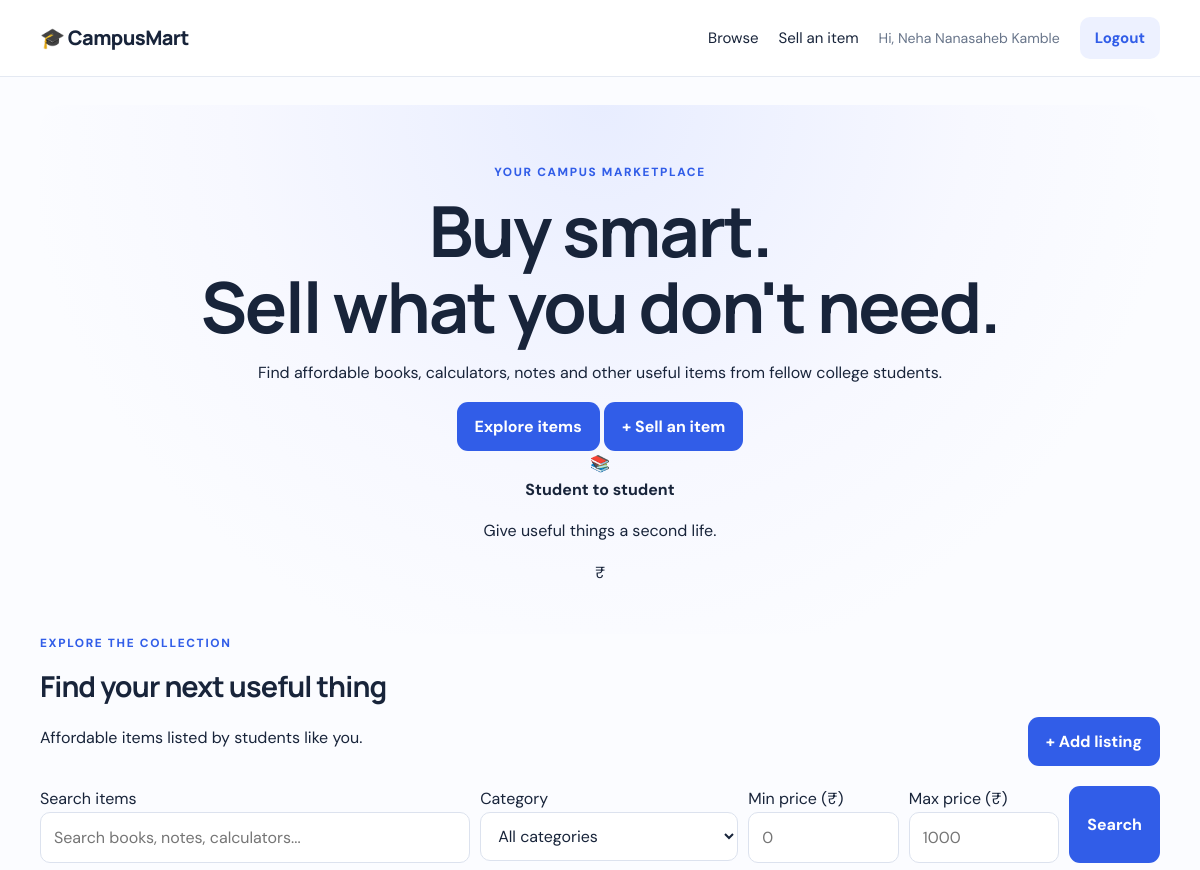
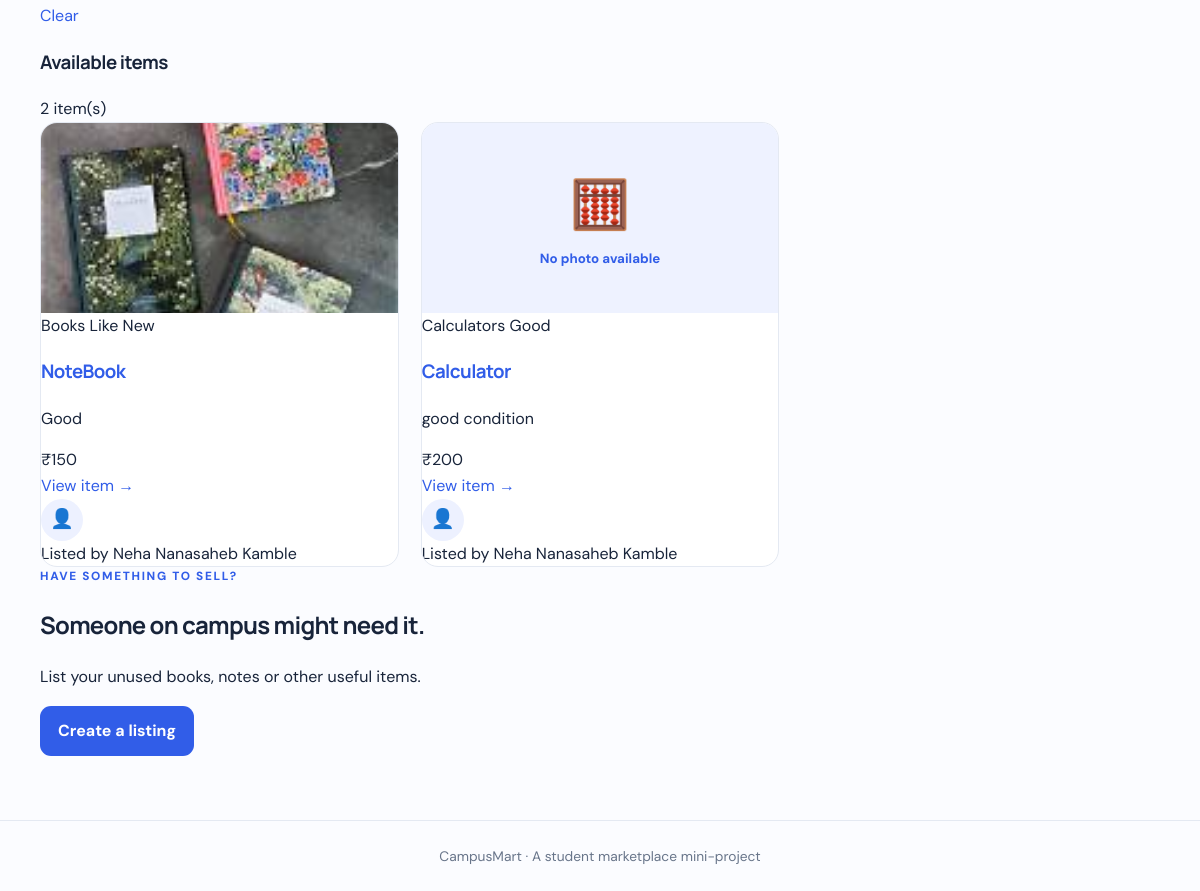
The page / (signed in) on the database its author committed (2 pictures, top to bottom).
### tables this page shows
CREATE TABLE users (
                id INTEGER PRIMARY KEY AUTOINCREMENT,
                name TEXT NOT NULL,
                email TEXT NOT NULL UNIQUE,
                password_hash TEXT NOT NULL,
                created_at TIMESTAMP DEFAULT CURRENT_TIMESTAMP
            );

CREATE TABLE products (
                id INTEGER PRIMARY KEY AUTOINCREMENT,
                seller_id INTEGER NOT NULL,
                name TEXT NOT NULL,
                category TEXT NOT NULL,
                price REAL NOT NULL CHECK(price >= 0),
                condition TEXT NOT NULL,
                description TEXT NOT NULL,
                image_url TEXT,
                created_at TIMESTAMP DEFAULT CURRENT_TIMESTAMP,
                FOREIGN KEY (seller_id) REFERENCES users(id) ON DELETE CASCADE
            );

### app.py (the view, shortened to what this page needs)
@app.route("/")
def index():
    search = request.args.get("q", "").strip()
    category = request.args.get("category", "").strip()
    min_price = request.args.get("min_price", "").strip()
    max_price = request.args.get("max_price", "").strip()
    query = """
        SELECT
            products.*,
            users.name AS seller_name
        FROM products
        JOIN users
            ON products.seller_id = users.id
        WHERE 1 = 1
    """
    parameters = []
    if category:
        if category in CATEGORIES:
            query += " AND products.category = ?"
            parameters.append(category)
        else:
            category = ""
    query += " ORDER BY products.created_at DESC"
    with get_db() as db:
        products = db.execute(
            query, parameters
        ).fetchall()
    return render_template(
        "index.html",
        products=products,
        categories=CATEGORIES,
        search=search,
        selected_category=category,
        min_price=min_price,
        max_price=max_price
    )

### app.py (called while the page is built)
def get_db():
    connection = sqlite3.connect(
        app.config["DATABASE"]
    )
    connection.row_factory = sqlite3.Row
    connection.execute("PRAGMA foreign_keys = ON")
    return connection

### templates/index.html (shortened to what this page needs)
{% extends "base.html" %}
{% block content %}
<section class="hero">
    <div class="hero-content">
        <p class="eyebrow">YOUR CAMPUS MARKETPLACE</p>
        <h1>Buy smart.<br>Sell what you don't need.</h1>
        <p class="hero-description">
            Find affordable books, calculators, notes and other useful
            items from fellow college students.
        </p>
        <div class="hero-actions">
            <a href="#marketplace" class="button">Explore items</a>
            {% if session.get('user_id') %}
                <a href="{{ url_for('sell') }}" class="button button-outline">
                    + Sell an item
                </a>
            {% else %}
                <a href="{{ url_for('login') }}" class="button button-outline">
                    Login to sell
                </a>
            {% endif %}
        </div>
    </div>
    <div class="hero-decoration">
        <div class="hero-card">
            <span class="hero-emoji">📚</span>
            <div>
                <strong>Student to student</strong>
                <p>Give useful things a second life.</p>
            </div>
        </div>
        <div class="hero-circle">₹</div>
    </div>
</section>
<section class="marketplace-section" id="marketplace">
    <div class="section-heading">
        <div>
            <p class="eyebrow">EXPLORE THE COLLECTION</p>
            <h2>Find your next useful thing</h2>
            <p>Affordable items listed by students like you.</p>
        </div>
        {% if session.get('user_id') %}
            <a href="{{ url_for('sell') }}" class="button">
                + Add listing
            </a>
        {% endif %}
    </div>
    <form method="GET" action="{{ url_for('index') }}"
          class="search-form" id="search-form">
        <div class="search-input-wrap">
            <label for="search-q">Search items</label>
            <input
                type="search"
                id="search-q"
                name="q"
                value="{{ search }}"
                placeholder="Search books, notes, calculators..."
            >
        </div>
        <div class="filter-input-wrap">
            <label for="category-filter">Category</label>
            <select id="category-filter" name="category">
                <option value="">All categories</option>
            </select>
        </div>
        <div class="filter-input-wrap">
            <label for="min-price">Min price (₹)</label>
            <input
                type="number"
                id="min-price"
                name="min_price"
                min="0"
                step="0.01"
                value="{{ min_price }}"
                placeholder="0"
            >
        </div>
        <div class="filter-input-wrap">
            <label for="max-price">Max price (₹)</label>
            <input
                type="number"
                id="max-price"
                name="max_price"
                min="0"
                step="0.01"
                value="{{ max_price }}"
                placeholder="1000"
            >
        </div>
        <button type="submit" class="button search-button">
            Search
        </button>
        <a href="{{ url_for('index') }}" class="clear-filters">
            Clear
        </a>
    </form>
    <div class="results-heading">
        <h3>Available items</h3>
        <span>{{ products|length }} item(s)</span>
    </div>
    {% if products %}
        <div class="product-grid">
            {% for product in products %}
                <article class="product-card">
                    <a class="product-image-link"
                       href="{{ url_for('product_detail',
                                        product_id=product.id) }}">
                        {% if product.image_url %}
                            <img
                                class="product-image"
                                src="{{ url_for('static',
                                    filename=product.image_url) }}"
                                alt="{{ product.name }}"
                                loading="lazy"
                            >
                        {% else %}
                            <div class="product-placeholder">
                                <span>
                                    {% if product.category == 'Books' %}
                                        📚
                                    {% elif product.category == 'Calculators' %}
                                        🧮
                                    {% elif product.category == 'Notes' %}
                                        📝
                                    {% elif product.category == 'Stationery' %}
                                        ✏️
                                    {% elif product.category == 'Electronics' %}
                                        💻
                                    {% else %}
                                        🎒
                                    {% endif %}
                                </span>
                                <small>No photo available</small>
                            </div>
                        {% endif %}
                    </a>
                    <div class="product-card-content">
                        <div class="product-card-top">
                            <span class="category-tag">
                                {{ product.category }}
                            </span>
                            <span class="condition-tag">
                                {{ product.condition }}
                            </span>
                        </div>
                        <h3 class="product-title">
                            <a href="{{ url_for('product_detail',
                                                product_id=product.id) }}">
                                {{ product.name }}
                            </a>
                        </h3>
                        <p class="product-description">
                            {{ product.description|truncate(95) }}
                        </p>
                        <div class="product-card-bottom">
                            <div class="product-price">
                                ₹{{ "%.2f"|format(product.price)|replace(".00", "") }}
                            </div>
                            <a class="view-product-link"
                               href="{{ url_for('product_detail',
                                                product_id=product.id) }}">
                                View item →
                            </a>
                        </div>
                        <div class="seller-info">
                            <span class="seller-avatar">👤</span>
                            <span>Listed by {{ product.seller_name }}</span>
                        </div>
                    </div>
                </article>
            {% endfor %}
        </div>
    {% endif %}
</section>
<section class="bottom-cta">
    <div>
        <p class="eyebrow">HAVE SOMETHING TO SELL?</p>
        <h2>Someone on campus might need it.</h2>
        <p>List your unused books, notes or other useful items.</p>
    </div>
    {% if session.get('user_id') %}
        <a href="{{ url_for('sell') }}" class="button">
            Create a listing
        </a>
    {% else %}
        <a href="{{ url_for('register') }}" class="button">
            Join CampusMart
        </a>
    {% endif %}
</section>
{% endblock %}

### templates/base.html (shortened to what this page needs)
<!DOCTYPE html>
<html lang="en">
<head>
    <link rel="stylesheet" href="{{ url_for('static', filename='style.css') }}">
</head>
<body>
<header class="site-header">
    <div class="container nav">
        <a class="brand" href="{{ url_for('index') }}">🎓 CampusMart</a>
        <nav>
            <a href="{{ url_for('index') }}">Browse</a>
            {% if session.get('user_id') %}
                <a href="{{ url_for('sell') }}">Sell an item</a>
                <span class="welcome">Hi, {{ session.get('user_name') }}</span>
                <a class="nav-button" href="{{ url_for('logout') }}">Logout</a>
            {% else %}
                <a href="{{ url_for('login') }}">Login</a>
                <a class="nav-button" href="{{ url_for('register') }}">Join now</a>
            {% endif %}
        </nav>
    </div>
</header>
<main class="container main-content">
    {% block content %}{% endblock %}
</main>
<footer class="site-footer">
    <div class="container">CampusMart · A student marketplace mini-project</div>
</footer>
</body>
</html>

### static/style.css (style rules this page uses)
:root { --ink: #18243a; --muted: #68758a; --brand: #315de8; --brand-dark: #2447bd; --line: #e4e9f2; --surface: #ffffff; --soft: #f4f7fc; --green: #177c57; }
* { box-sizing: border-box; }
body { margin: 0; color: var(--ink); background: #fbfcff; font-family: "DM Sans", sans-serif; line-height: 1.6; }
h1, h2, h3, .brand { font-family: "Manrope", sans-serif; letter-spacing: -0.03em; }
a { color: var(--brand); text-decoration: none; }
.container { width: min(1120px, calc(100% - 36px)); margin: 0 auto; }
.site-header { background: rgba(255,255,255,.96); border-bottom: 1px solid var(--line); position: sticky; top: 0; z-index: 5; }
.nav { min-height: 76px; display: flex; justify-content: space-between; align-items: center; gap: 20px; }
.brand { color: var(--ink); font-size: 1.25rem; font-weight: 800; }
nav { display: flex; align-items: center; gap: 20px; font-size: .94rem; }
nav a:not(.nav-button) { color: var(--ink); }
.welcome { color: var(--muted); font-size: .88rem; }
.nav-button { background: #edf1ff; color: var(--brand); padding: 9px 15px; border-radius: 10px; font-weight: 700; }
.main-content { min-height: calc(100vh - 150px); padding-top: 28px; padding-bottom: 64px; }
.hero { text-align: center; padding: 58px 20px 48px; background: radial-gradient(circle at 50% 0%, #e8edff 0, #f7f8ff 48%, transparent 75%); border-radius: 24px; }
.eyebrow { color: var(--brand); font-size: .74rem; font-weight: 800; letter-spacing: .14em; margin: 0 0 10px; }
.hero h1 { font-size: clamp(2.4rem, 6vw, 4.4rem); line-height: 1.08; margin: 0; }
.button { display: inline-flex; justify-content: center; align-items: center; border: 0; border-radius: 11px; padding: 12px 18px; color: white; background: var(--brand); font: inherit; font-weight: 700; cursor: pointer; transition: .18s ease; }
.search-form { display: grid; grid-template-columns: 2fr 1.2fr .7fr .7fr auto; gap: 10px; }
input, select, textarea { width: 100%; padding: 12px 13px; border: 1px solid #dce2ee; border-radius: 10px; background: white; color: var(--ink); font: inherit; outline: none; }
.section-heading { display: flex; justify-content: space-between; align-items: end; gap: 15px; margin-bottom: 20px; }
.section-heading h2 { margin: 0; font-size: 1.8rem; }
.product-grid { display: grid; grid-template-columns: repeat(3, minmax(0, 1fr)); gap: 22px; }
.product-card { overflow: hidden; border: 1px solid var(--line); background: white; border-radius: 17px; transition: .2s ease; }
.product-image, .product-placeholder { display: flex; width: 100%; height: 190px; object-fit: cover; background: #eef2ff; }
.product-placeholder { align-items: center; justify-content: center; flex-direction: column; gap: 4px; color: var(--brand); }
.product-placeholder span { font-size: 3rem; }
.product-placeholder small { font-weight: 700; }
.seller-avatar { display: grid; place-items: center; width: 42px; height: 42px; border-radius: 50%; background: #edf1ff; font-size: 1.2rem; }
.site-footer { border-top: 1px solid var(--line); color: var(--muted); padding: 24px 0; font-size: .86rem; text-align: center; }

### rows shown on the page
users: get "Neha Nanasaheb Kamble"
products: image_url (picture), category "Books", condition "Like New", name "NoteBook", description "Good", price "150", seller_name "Neha Nanasaheb Kamble"
products: shows "No photo available", category "Calculators", condition "Good", name "Calculator", description "good condition", price "200", seller_name "Neha Nanasaheb Kamble"

### other values the page prints
{{ products|length }} "2"
